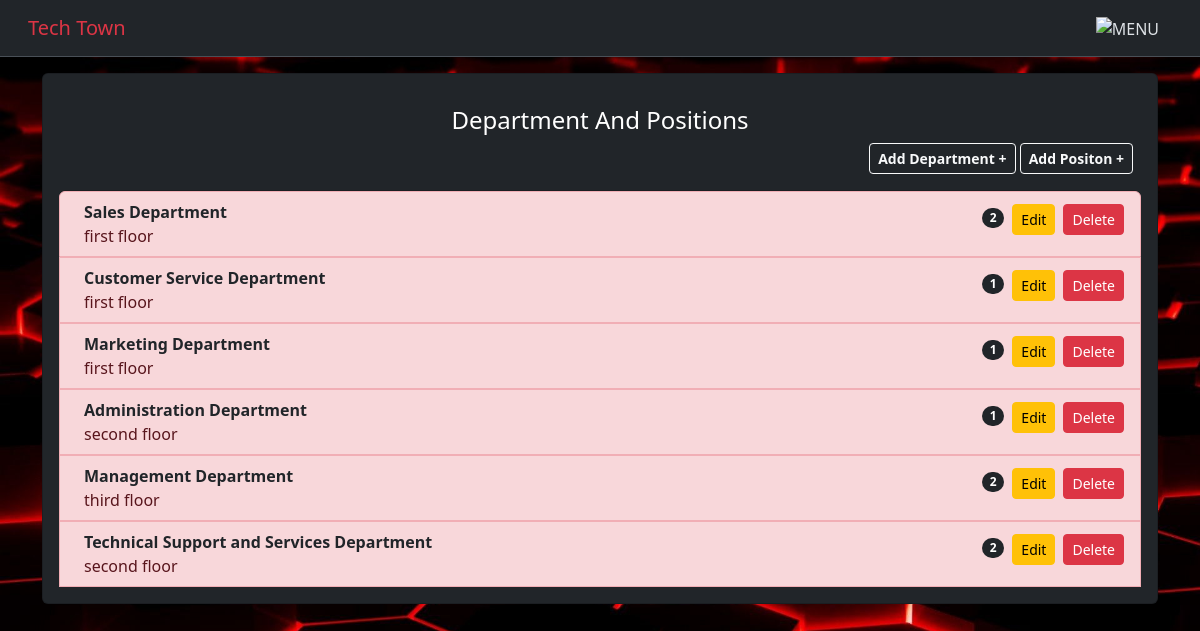
Screenshot of /dandp/list/ (signed in) with the database file from the repository.
### TechTown/models.py (models this page shows, shortened)
class Department(models.Model):
    name = models.CharField(max_length=30, null=False)
    floor = models.CharField(max_length=10)

### TechTown/views.py (the view, shortened to what this page needs)
# urls.py: path("dandp/list/", views.dept_and_role, name="dept_and_role"),
@login_required
def dept_and_role(request):
    if request.method == 'GET':
        dept = Department.objects.all()
        role = Position.objects.all()
        return render(request, 'dept_and_role.html', {'dept': dept, 'role': role})

### TechTown/templates/dept_and_role.html (shortened to what this page needs)
{% extends 'base.html' %}
{% block body %}
{% load static %}
<div class="container">
    <div class="card text-bg-dark mt-3 p-3">
        <h4 class="mx-auto mt-3">Department And Positions</h4>
    <div class="ms-auto me-2 mb-3">
    <button type="button" class="btn btn-outline-light btn-sm" data-bs-toggle="modal" data-bs-target="#adddept">
        <b>Add Department +</b>
    </button>
    <button type="button" class="btn btn-outline-light btn-sm" data-bs-toggle="modal" data-bs-target="#addrole">
        <b>Add Positon +</b>
    </button>
    </div>
  <ul class="list-group">
        {% for d in dept %}
            <div class="list-group-item list-group-item-danger d-flex justify-content-between align-items-start">
                <div class="ms-2 me-auto">
                    <div class="fw-bold">
                        <a href="#collapse{{ d.id }}" class="department-link text-decoration-none text-dark" data-bs-toggle="collapse">{{ d.name }}</a>
                    </div>
                    {{ d.floor }} floor
                </div>
                <span class="badge bg-dark rounded-pill mt-2 me-2">{{ d.position_set.count }}</span>
                <a href="/dedit/{{d.id}}/" class="btn btn-warning btn-sm me-2 mt-1">
                    Edit
                </a>
                <a href="/ddel/{{d.id}}/" class="btn btn-danger btn-sm mt-1">
                    Delete
                </a>
            </div>
        {% endfor %}
    </ul>
    </div>
</div>
{% endblock %}

### rows the page displays
Department: name "Sales Department", floor "first", position_set.count "2"
Department: name "Customer Service Department", floor "first", position_set.count "1"
Department: name "Marketing Department", floor "first", position_set.count "1"
Department: name "Administration Department", floor "second", position_set.count "1"
Department: name "Management Department", floor "third", position_set.count "2"
Department: name "Technical Support and Services Department", floor "second", position_set.count "2"
